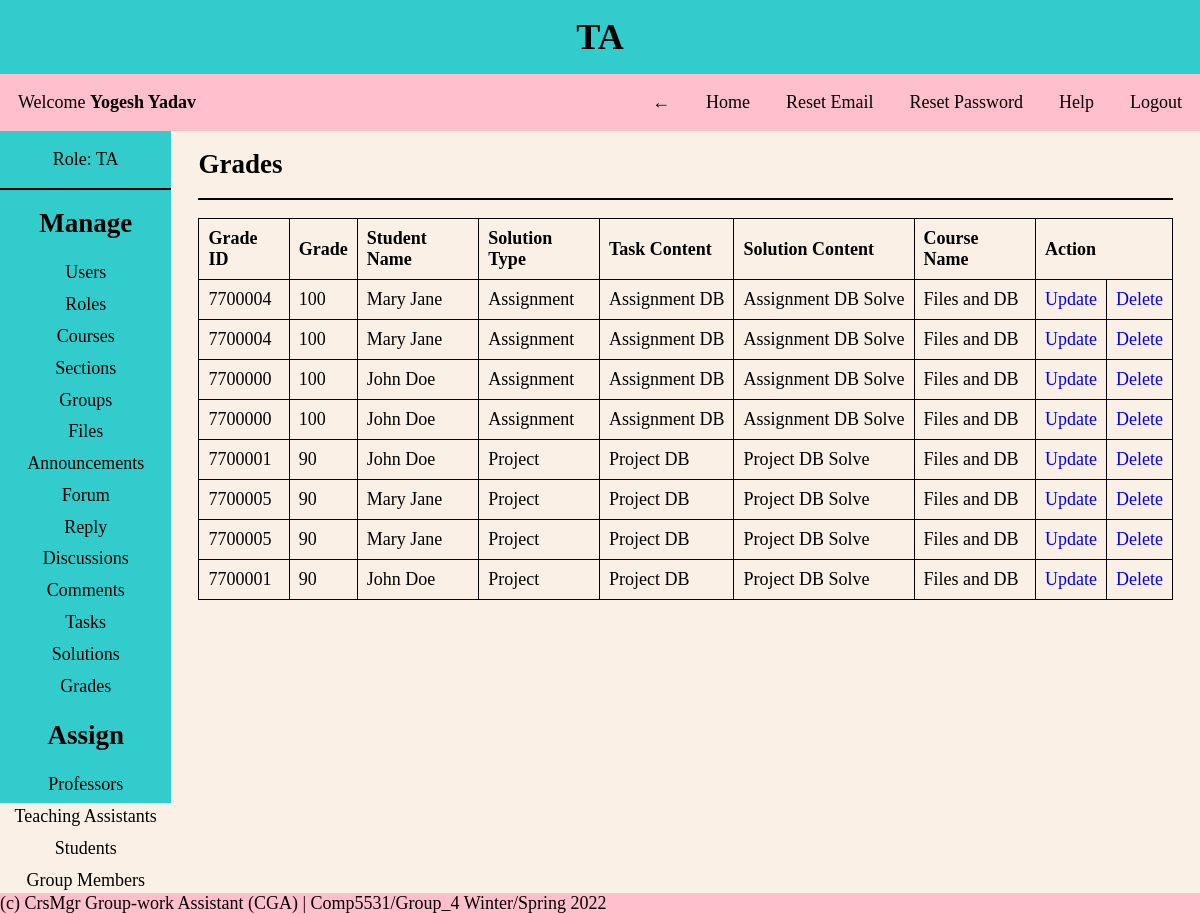
Before: /pages/admin.php?page=grades (signed in) with the older database file.
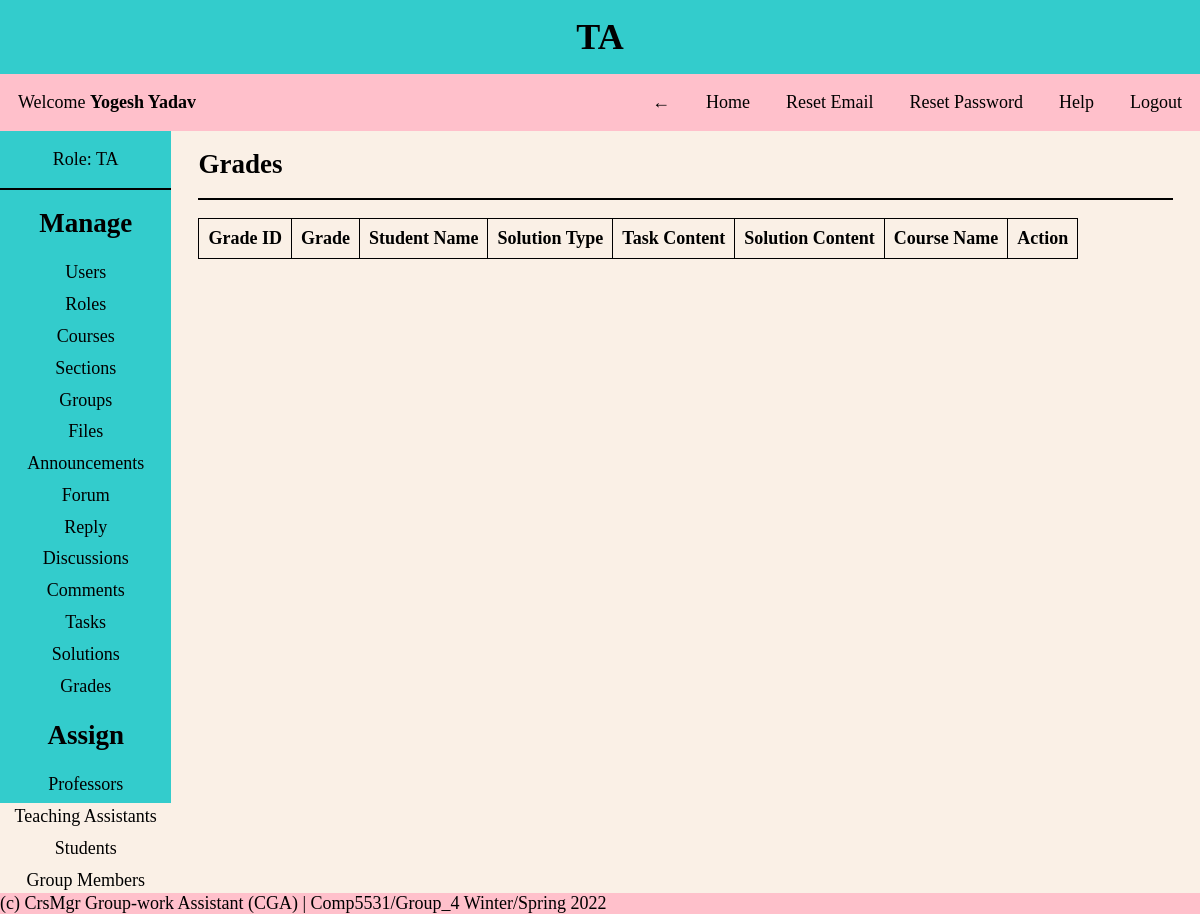
After: the same page with the newer database file.
### tables this page shows
CREATE TABLE Grades
(
  grade_id INT NOT NULL AUTO_INCREMENT PRIMARY KEY,
  grade INT NOT NULL,
  student_id INT NOT NULL,
  solution_id INT NOT NULL,
  FOREIGN KEY (student_id) REFERENCES Student(student_id),
  FOREIGN KEY (solution_id) REFERENCES Solution(solution_id),
  UNIQUE (student_id, solution_id) 
);

CREATE TABLE Users
(
  user_id INT NOT NULL AUTO_INCREMENT PRIMARY KEY,
  first_name VARCHAR(30) NOT NULL,
  last_name VARCHAR(30) NOT NULL,
  dob DATE NOT NULL,
  email VARCHAR(30) NOT NULL UNIQUE,
  username VARCHAR(30) NOT NULL UNIQUE,
  password VARCHAR(30) NOT NULL,
  created_on DATETIME DEFAULT CURRENT_TIMESTAMP,
  first_login TINYINT NOT NULL,
  role_id INT NOT NULL,
  FOREIGN KEY (role_id) REFERENCES Roles(role_id)
);

CREATE TABLE Solution
(
  solution_id INT NOT NULL AUTO_INCREMENT PRIMARY KEY,
  solution_type VARCHAR(30) NOT NULL,
  solution_content VARCHAR(255) NOT NULL UNIQUE,
  task_id INT NOT NULL,
  group_id INT NOT NULL,
  file_id INT NOT NULL,
  FOREIGN KEY (task_id) REFERENCES Task(task_id),
  FOREIGN KEY (group_id) REFERENCES Student_Groups(group_id),
  FOREIGN KEY (file_id) REFERENCES Files(file_id)
);

CREATE TABLE Task
(
  task_id INT NOT NULL AUTO_INCREMENT PRIMARY KEY,
  task_type VARCHAR(30) NOT NULL,
  task_content VARCHAR(255) NOT NULL UNIQUE,
  task_deadline DATETIME NOT NULL,
  file_id INT NOT NULL,
  course_id INT NOT NULL,
  FOREIGN KEY (file_id) REFERENCES Files(file_id),
  FOREIGN KEY (course_id) REFERENCES Course(course_id)
);

CREATE TABLE Course
(
  course_id INT NOT NULL AUTO_INCREMENT PRIMARY KEY,
  course_name VARCHAR(30) NOT NULL UNIQUE,
  course_number INT NOT NULL UNIQUE
);

### CRUD/grades.php (the view, shortened to what this page needs)
<?php
$session_user_id = $_SESSION['user_id'];
?>
<div class="content-body">
    <?php
    if (isAdmin()) {
        $query = "SELECT g.*, u.first_name, u.last_name, t.*, s.*, c.course_name FROM grades as g
        JOIN student as st ON st.student_id = g.student_id
        JOIN users as u ON u.user_id = st.user_id
        JOIN solution as s ON s.solution_id = g.solution_id
        JOIN task as t ON t.task_id = s.task_id
        JOIN course as c ON c.course_id = t.course_id
        ORDER BY t.task_id ASC";
    } else {
        $query = "SELECT g.*, u.first_name, u.last_name, t.*, s.*, c.course_name FROM grades as g
        LEFT JOIN student as st ON st.student_id = g.student_id
        JOIN users as u ON u.user_id = st.user_id
        JOIN solution as s ON s.solution_id = g.solution_id
        JOIN task as t ON t.task_id = s.task_id
        JOIN course as c ON c.course_id = t.course_id
        JOIN user_course_section as ucs ON ucs.course_id = c.course_id
        JOIN users as us ON us.user_id = ucs.user_id
        WHERE us.user_id = '$session_user_id'
        ORDER BY t.task_id ASC";
    }
    $grades = mysqli_query($conn, $query);
    ?>
    <h2>Grades</h2>
    <hr>
    <table>
        <thead>
            <tr>
                <th>Grade ID</th>
                <th>Grade</th>
                <th>Student Name</th>
                <th>Solution Type</th>
                <th>Task Content</th>
                <th>Solution Content</th>
                <th>Course Name</th>
                <th colspan="2">Action</th>
            </tr>
        </thead>
        <tbody>
            <?php foreach ($grades as $row) {
                $id = $row['grade_id'];
                $grade = $row['grade'];
                $student_name = $row['first_name'] . " " . $row['last_name'];
                $solution_type = $row['solution_type'];
                $task_content = $row['task_content'];
                $solution_content = $row['solution_content'];
                $course_name = $row['course_name'];
            ?>
                <tr>
                    <td><?= $id ?></td>
                    <td><?= $grade ?></td>
                    <td><?= $student_name ?></td>
                    <td><?= $solution_type ?></td>
                    <td><?= $task_content ?></td>
                    <td><?= $solution_content ?></td>
                    <td><?= $course_name ?></td>
                    <td><a href="?page=grades&update_view=true&update_id=<?= $id ?>">Update</a></td>
                    <td><a href="?page=grades&delete_id=<?= $id ?>" onclick="return confirm('Are you sure you want to delete?')">Delete</a></td>
                </tr>
            <?php } ?>
        </tbody>
    </table>
</div>

Changed rows visible on the page:
removed grades: grade_id "7700004", grade "100", users.first_name+last_name "Mary Jane", solution.solution_type "Assignment", task.task_content "Assignment DB", solution.solution_content "Assignment DB Solve", course.course_name "Files and DB"
removed grades: grade_id "7700000", grade "100", users.first_name+last_name "John Doe", solution.solution_type "Assignment", task.task_content "Assignment DB", solution.solution_content "Assignment DB Solve", course.course_name "Files and DB"
removed grades: grade_id "7700001", grade "90", users.first_name+last_name "John Doe", solution.solution_type "Project", task.task_content "Project DB", solution.solution_content "Project DB Solve", course.course_name "Files and DB"
removed grades: grade_id "7700005", grade "90", users.first_name+last_name "Mary Jane", solution.solution_type "Project", task.task_content "Project DB", solution.solution_content "Project DB Solve", course.course_name "Files and DB"
